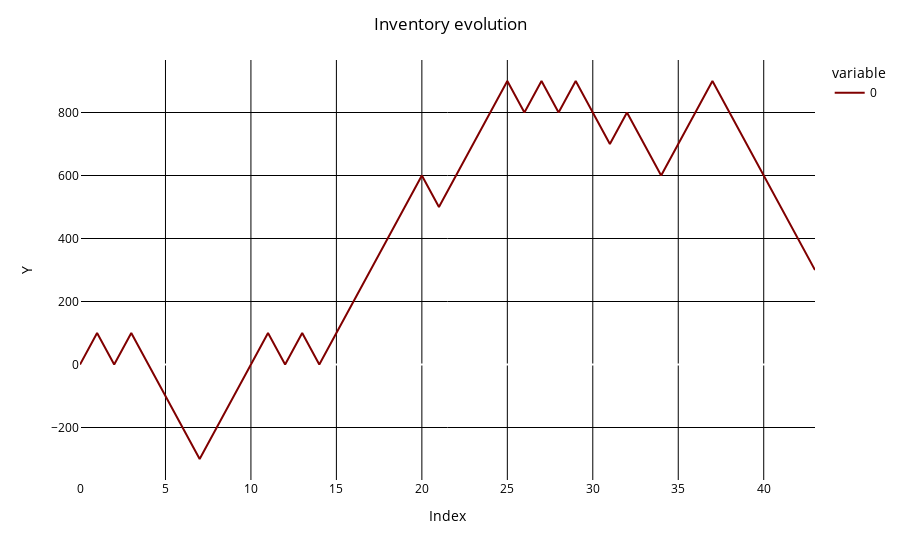

Here is the notebook cell this chart was saved with:
### Code cell
fig = px.line(Y_t)
fig.update_traces(line_color = "maroon")

fig.update_layout(
    title_text="Inventory evolution",
    title_x=0.5,
    plot_bgcolor='white',  # set background color to white
    paper_bgcolor='white',  # set background color to white
    font=dict(color='black'),  # set font color to black
    xaxis=dict(title_text="Index", color='black', tickcolor='black', gridcolor='black'),  # set x-axis color, tick color, grid color, and grid width
    yaxis=dict(title_text="Y", color='black', tickcolor='black', gridcolor='black'),  # set y-axis color, tick color, grid color, and grid width
)

fig.show()

### Figure 1 — Plotly figure (JSON) as saved in the notebook; plotly's stock layout.template omitted (floating-point values rounded to 4 significant figures)
{"data": [{"hovertemplate": "variable=0<br>index=%{x}<br>value=%{y}<extra></extra>", "legendgroup": "0", "line": {"color": "maroon", "dash": "solid"}, "marker": {"symbol": "circle"}, "mode": "lines", "name": "0", "orientation": "v", "showlegend": true, "type": "scatter", "x": [0, 1, 2, 3, 4, 5, 6, 7, 8, 9, 10, 11, 12, 13, 14, 15, 16, 17, 18, 19, 20, 21, 22, 23, 24, 25, 26, 27, 28, 29, 30, 31, 32, 33, 34, 35, 36, 37, 38, 39, 40, 41, 42, 43], "xaxis": "x", "y": [0, 100, 0, 100, 0, -100, -200, -300, -200, -100, 0, 100, 0, 100, 0, 100, 200, 300, 400, 500, 600, 500, 600, 700, 800, 900, 800, 900, 800, 900, 800, 700, 800, 700, 600, 700, 800, 900, 800, 700, 600, 500, 400, 300], "yaxis": "y"}], "layout": {"font": {"color": "black"}, "legend": {"title": {"text": "variable"}, "tracegroupgap": 0}, "margin": {"t": 60}, "paper_bgcolor": "white", "plot_bgcolor": "white", "title": {"text": "Inventory evolution", "x": 0.5}, "xaxis": {"anchor": "y", "color": "black", "domain": [0, 1], "gridcolor": "black", "tickcolor": "black", "title": {"text": "Index"}}, "yaxis": {"anchor": "x", "color": "black", "domain": [0, 1], "gridcolor": "black", "tickcolor": "black", "title": {"text": "Y"}}}}
